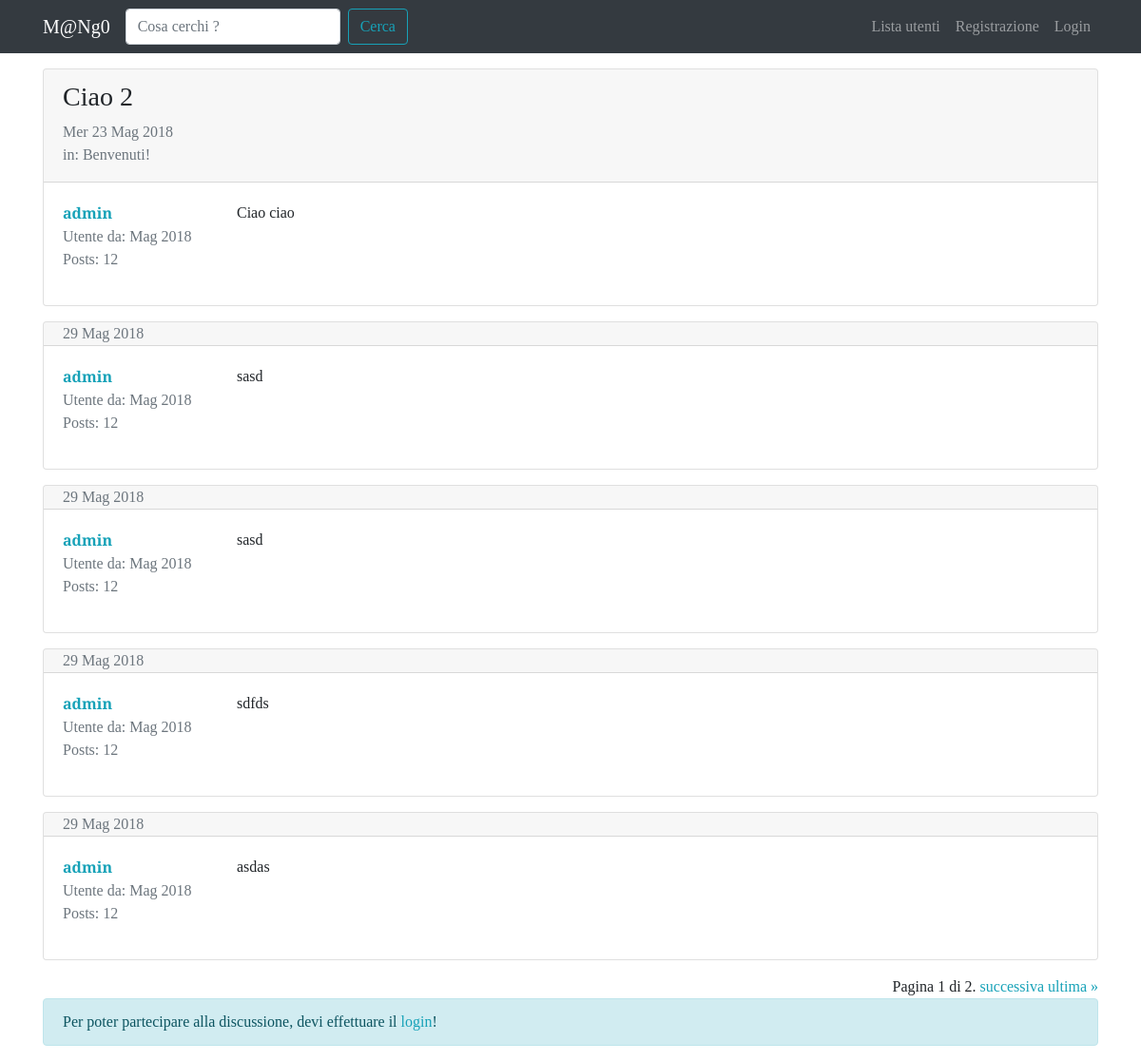
/forum/discussione/3/, run on the app's committed database.
### forum/models.py (models this page shows, shortened)
class Discussione(models.Model):
    titolo = models.CharField(max_length=120)
    data_creazione = models.DateTimeField(auto_now_add=True)
    autore_discussione = models.ForeignKey(User, on_delete=models.CASCADE, related_name="discussioni")
    sezione_appartenenza = models.ForeignKey(Sezione, on_delete=models.CASCADE)
    """ indica il numero di pagine presenti nella discussione """
    class Meta:
        verbose_name = "Discussione"
        verbose_name_plural = "Discussioni"

class Post(models.Model):
    autore_post = models.ForeignKey(User, on_delete=models.CASCADE, related_name="posts")
    contenuto = models.TextField()
    data_creazione = models.DateTimeField(auto_now_add=True)
    discussione = models.ForeignKey(Discussione, on_delete=models.CASCADE)
    class Meta:
        verbose_name = "Post"
        verbose_name_plural = "Posts"

class Sezione(models.Model):
    nome_sezione = models.CharField(max_length=80)
    descrizione = models.CharField(max_length=150, blank=True, null=True)
    logo_sezione = models.ImageField(blank=True, null=True)
    def __str__(self):
        return self.nome_sezione
    class Meta:
        verbose_name = "Sezione"
        verbose_name_plural = "Sezioni"

### forum/views.py (the view)
# urls.py: path('discussione/<int:pk>/', views.visualizzaDiscussione, name='visualizza_discussione'),
def visualizzaDiscussione(request, pk):
    discussione = get_object_or_404(Discussione, pk=pk)
    posts_discussione = Post.objects.filter(discussione = discussione)
    paginator = Paginator(posts_discussione, 5)
    page = request.GET.get("pagina")
    posts = paginator.get_page(page)
    form_risposta = PostModelForm()
    context = {"discussione":discussione,
               "posts_discussione":posts,
               "form_risposta":form_risposta}
    return render(request, 'forum/singola_discussione.html', context)

### forum/forms.py
class PostModelForm(forms.ModelForm):
    class Meta:
        model = Post
        fields = ["contenuto"]
        widgets = {
            "contenuto": forms.Textarea(attrs={"rows":5})
        }
        labels = {
            "contenuto": "Messaggio"
        }

### forum/templates/forum/singola_discussione.html (shortened to what this page needs)
{% extends 'base.html' %}
{% block content %}
  {% for post in posts_discussione %}
      <div class="card my-3">
        {% if forloop.first and not "pagina" in request.get_full_path %}
            <div class="card-header pb-0">
                <h3>{{ discussione.titolo }}</h3>
                <p class="text-muted">{{ discussione.data_creazione|date:"D d M Y" }}<br>
                in: {{ discussione.sezione_appartenenza }}</p>
            </div>
        {% else %}
            <div class="card-header py-0">
                <p class="text-muted mb-0">
                  {{ post.data_creazione|date:"d M Y" }}
                </p>
            </div>
        {% endif %}
          <div class="card-body">
            <div class="row">
              <div class="col-xl-2 col-4">
                <p class="mb-0"><a href="{% url 'user_profile' username=post.autore_post.username %}"><strong>{{ post.autore_post }}</strong></a></p>
                <p class="text-muted mb-0">Utente da: {{ post.autore_post.date_joined|date:"M Y" }}</p>
                <p class="text-muted">Posts: {{ post.autore_post.posts.count }}</p>
              </div>
              <div class="col-xl-10 col-8">
                <p class="my-0">{{ post.contenuto|linebreaks }}</p>
              </div>
            </div>
         </div>
      </div>
  {% endfor %}
  <div class="text-right">
      <span class="step-links">
          <span class="current">
              Pagina {{ posts_discussione.number }} di {{ posts_discussione.paginator.num_pages }}.
          </span>
          {% if posts_discussione.has_next %}
              <a href="?pagina={{ posts_discussione.next_page_number }}">successiva</a>
              <a href="?pagina={{ posts_discussione.paginator.num_pages }}">ultima &raquo;</a>
          {% endif %}
      </span>
  </div>
  {% if request.user.is_authenticated %}
      {% include 'forum/form_risposta.html' %}
  {% else %}
      <div class="alert alert-info" role="alert">
        Per poter partecipare alla discussione, devi effettuare il <a href="{% url 'login' %}?next={{ request.get_full_path }}">login</a>!
      </div>
  {% endif %}
{% endblock content %}

### static-storage/css/mango.css (style rules this page uses)
body { font-family: 'Slabo 27px', serif; }
a, a:hover { color: #17a2b8; }

### data on the page
Post: autore_post "admin", autore_post.date_joined "Mag 2018", autore_post.posts.count "12", contenuto "Ciao ciao"
Discussione: titolo "Ciao 2", data_creazione "Mer 23 Mag 2018", sezione_appartenenza "Benvenuti!"
Post: data_creazione "29 Mag 2018", autore_post "admin", autore_post.date_joined "Mag 2018", autore_post.posts.count "12", contenuto "sasd"
Post: data_creazione "29 Mag 2018", autore_post "admin", autore_post.date_joined "Mag 2018", autore_post.posts.count "12", contenuto "sasd"
Post: data_creazione "29 Mag 2018", autore_post "admin", autore_post.date_joined "Mag 2018", autore_post.posts.count "12", contenuto "sdfds"
Post: data_creazione "29 Mag 2018", autore_post "admin", autore_post.date_joined "Mag 2018", autore_post.posts.count "12", contenuto "asdas"

### other printed values
{{ posts_discussione.number }} "1"
{{ posts_discussione.paginator.num_pages }} "2"
